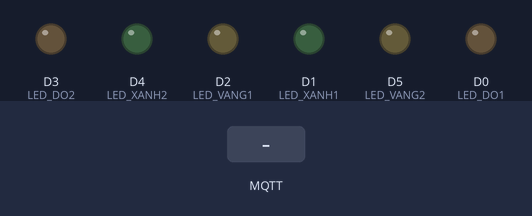
Simulated run of this sketch. Board: ESP8266 (NodeMCU). Shown: output pins drawn as LEDs (lit = HIGH). The test bench sets the inputs (shaded band). WiFi joins after 1.5 s; servers stay silent unless stated; the local clock reads 2024-03-15 10:24:30 at power-on unless the sketch sets it; no MQTT or app messages arrive unless stated; what the sketch prints to the serial monitor is not drawn.

Above: at 0.1 s.
At 4.2 s:
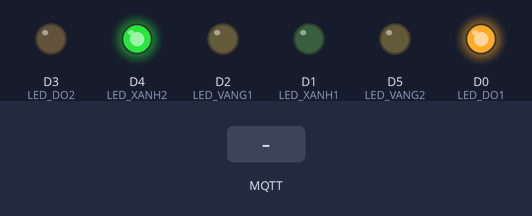
4.3 s: MQTT message "\"" arrives on the first subscribed topic
Timing chart, 0 to 7.3 s (numbered marks = the images above; inputs shaded):
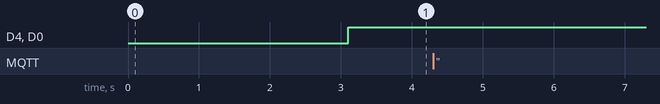

The sketch:

AIoT_esp8266.ino
```cpp
#include <ESP8266WiFi.h>
#include <WiFiClientSecure.h>
#include <PubSubClient.h>
#include <ArduinoJson.h>
#include <time.h>
#include "secrets.h"
#include "string.h"

const int LED_DO1 = D0;
const int LED_XANH1 = D1;
const int LED_VANG1 = D2;
const int LED_DO2 = D3;
const int LED_XANH2 = D4;
const int LED_VANG2 = D5;
int s = 30000;
int sensor,j,k,m,d,x,y;
float h ;
float t;
unsigned long lastMillis = 0;
unsigned long previousMillis = 0;
const long interval = 1000;
char a[50], b[50], c[50];
int dem, chukiden =0;

#define AWS_IOT_PUBLISH_TOPIC   "esp8266/pub"
#define AWS_IOT_SUBSCRIBE_TOPIC "esp8266/sub"

WiFiClientSecure net;

BearSSL::X509List cert(cacert);
BearSSL::X509List client_crt(client_cert);
BearSSL::PrivateKey key(privkey);

PubSubClient client(net);

time_t now;
time_t nowish = 1510592825;


void NTPConnect(void)
{
  Serial.print("Setting time using SNTP");
  configTime(TIME_ZONE * 3600, 0 * 3600, "pool.ntp.org", "time.nist.gov");
  now = time(nullptr);
  while (now < nowish)
  {
    delay(500);
    Serial.print(".");
    now = time(nullptr);
  }
  Serial.println("done!");
  struct tm timeinfo;
  gmtime_r(&now, &timeinfo);
  Serial.print("Current time: ");
  Serial.print(asctime(&timeinfo));
}


void messageReceived(char *topic, byte *payload, unsigned int length)
{
  int check = 1;
 j = 0;  k= 0 ; d = 1;
 // nhan chuoi
  for (int i = 0; i < length; i++)
  {
    a[i] = (char)payload[i];
  //  Serial.print(a[i]);
  }
  // tach chuoi
  for (int i=0 ; i<length ; i++)
  {
    if (a[i] >='a' && a[i]<= 'z')
    {
        b[j] = a[i];
  //      Serial.print(b[j]);
        j++;
    }
    if (a[i] >='0' && a[i]<= '9' && a[i-1] == '"')
    {
        k = 0;
        m = i;
        while (a[m] != '"')
        {
          k = k*10 + (a[m] - '0');
          m++;
        }
        if (i<10) x = k;
        else y=k;
    }
  }

  Serial.print(dem);
  Serial.print(x);
  Serial.print(y);
  if (chukiden % 4 == 0)
    {
      Serial.println("do1 xanh2");
    }
    if (chukiden % 4 == 1)
    {
      Serial.println("do1 vang2");
    }
    if (chukiden % 4 == 2)
    {
      Serial.println("xanh1 do2");
    }
    if (chukiden % 4 == 3)
    {
      Serial.println("vang1 do2");
    }
  if (chukiden % 2 == 0)
  {
    dem++;
    if (dem < 4)
      {
        delay(5000);
      }
    if (dem >= 4)
    {
      if (chukiden % 4 == 0 && y>x)
      {
        delay(5000);
      }
      else if ((chukiden-2) % 4 == 0 && x>y)
      {
        delay(5000);
      }
      else
      {
        check = 0;
      }
    }
      if (check == 0 || dem == 10)
      {
        dem = 0;
        chukiden++;
      }
  }
  else
  {
    delay(5000);
    chukiden++;
  }


  // so sánh để tăng time
  // if (k>h)
  //   s = s + 5000;
  // else
  //   s = s - 5000;
  //Serial.print(k);
  //Serial.println();
}


void connectAWS()
{
  delay(1000);
  WiFi.mode(WIFI_STA);
  WiFi.begin(WIFI_SSID, WIFI_PASSWORD);

  Serial.println(String("Attempting to connect to SSID: ") + String(WIFI_SSID));

  while (WiFi.status() != WL_CONNECTED)
  {
    Serial.print(".");
    delay(1000);
  }

  NTPConnect();

  net.setTrustAnchors(&cert);
  net.setClientRSACert(&client_crt, &key);

  client.setServer(MQTT_HOST, 8883);
  client.setCallback(messageReceived);


  Serial.println("Connecting to AWS IOT");

  while (!client.connect(THINGNAME))
  {
    Serial.print(".");
    delay(1000);
  }

  if (!client.connected()) {
    Serial.println("AWS IoT Timeout!");
    return;
  }
  // Subscribe to a topic
  client.subscribe(AWS_IOT_SUBSCRIBE_TOPIC);

  Serial.println("AWS IoT Connected!");
}


void publishMessage(int sensor)
{
  StaticJsonDocument<200> doc;
  doc["id"] = String(1);
  doc["time"] = String(millis());
  doc["sensor"] = String(sensor);
  char jsonBuffer[512];
  serializeJson(doc, jsonBuffer); // print to client

  client.publish(AWS_IOT_PUBLISH_TOPIC, jsonBuffer);
}


void setup()
{
  Serial.begin(115200);
  pinMode(LED_DO1 , OUTPUT);
  pinMode(LED_VANG1 , OUTPUT);
  pinMode(LED_XANH1 , OUTPUT);
  pinMode(LED_DO2 , OUTPUT);
  pinMode(LED_XANH2 , OUTPUT);
  pinMode(LED_VANG2 , OUTPUT);
  digitalWrite(LED_DO1, LOW);
  digitalWrite(LED_VANG1, LOW);
  digitalWrite(LED_XANH1, LOW);
  digitalWrite(LED_DO2, LOW);
  digitalWrite(LED_VANG2, LOW);
  digitalWrite(LED_XANH2, LOW);
  connectAWS();
}

void led()
{

}

void loop()
{
  h = 5;
  t = 10;
  //int sensor = digitalRead(PIND0);
  if (isnan(h) || isnan(t) )  // Check if any reads failed and exit early (to try again).
  {
    Serial.println(F("Failed to read from sensor!"));
    return;
  }

  //Serial.print(F("sensor : "));
  //Serial.println(sensor);
  delay(50);

  now = time(nullptr);

  if (!client.connected())
  {
    connectAWS();
  }
  else
  {
    if (chukiden % 4 == 0)
    {
      digitalWrite(LED_VANG1, LOW);
      digitalWrite(LED_DO2, LOW);
      digitalWrite(LED_DO1, HIGH);
      digitalWrite(LED_XANH2, HIGH);
    }
    if (chukiden % 4 == 1)
    {
      digitalWrite(LED_XANH2, LOW);
      digitalWrite(LED_VANG2, HIGH);
    }
    if (chukiden % 4 == 2)
    {
      digitalWrite(LED_VANG2, LOW);
      digitalWrite(LED_DO1, LOW);
      digitalWrite(LED_DO2, HIGH);
      digitalWrite(LED_XANH1, HIGH);
    }
    if (chukiden % 4 == 3)
    {
      digitalWrite(LED_VANG1, HIGH);
      digitalWrite(LED_XANH1, LOW);
    }
    client.loop();
  }

}
```

Secrets.h
```cpp
#include <pgmspace.h>

#define SECRET

const char WIFI_SSID[] = "Ớ___KIMOCHI";               //TAMIM2.4G
const char WIFI_PASSWORD[] = "emmetemsuongchua";           //0544287380

#define THINGNAME "ESP8266"

int8_t TIME_ZONE = -5; //NYC(USA): -5 UTC

const char MQTT_HOST[] = "a2b5fvitucnvrx-ats.iot.ap-southeast-1.amazonaws.com";


static const char cacert[] PROGMEM = R"EOF(
-----BEGIN CERTIFICATE-----
MIIDQTCCAimgAwIBAgITBmyfz5m/jAo54vB4ikPmljZbyjANBgkqhkiG9w0BAQsF
ADA5MQswCQYDVQQGEwJVUzEPMA0GA1UEChMGQW1hem9uMRkwFwYDVQQDExBBbWF6
b24gUm9vdCBDQSAxMB4XDTE1MDUyNjAwMDAwMFoXDTM4MDExNzAwMDAwMFowOTEL
MAkGA1UEBhMCVVMxDzANBgNVBAoTBkFtYXpvbjEZMBcGA1UEAxMQQW1hem9uIFJv
b3QgQ0EgMTCCASIwDQYJKoZIhvcNAQEBBQADggEPADCCAQoCggEBALJ4gHHKeNXj
ca9HgFB0fW7Y14h29Jlo91ghYPl0hAEvrAIthtOgQ3pOsqTQNroBvo3bSMgHFzZM
9O6II8c+6zf1tRn4SWiw3te5djgdYZ6k/oI2peVKVuRF4fn9tBb6dNqcmzU5L/qw
IFAGbHrQgLKm+a/sRxmPUDgH3KKHOVj4utWp+UhnMJbulHheb4mjUcAwhmahRWa6
VOujw5H5SNz/0egwLX0tdHA114gk957EWW67c4cX8jJGKLhD+rcdqsq08p8kDi1L
93FcXmn/6pUCyziKrlA4b9v7LWIbxcceVOF34GfID5yHI9Y/QCB/IIDEgEw+OyQm
jgSubJrIqg0CAwEAAaNCMEAwDwYDVR0TAQH/BAUwAwEB/zAOBgNVHQ8BAf8EBAMC
AYYwHQYDVR0OBBYEFIQYzIU07LwMlJQuCFmcx7IQTgoIMA0GCSqGSIb3DQEBCwUA
A4IBAQCY8jdaQZChGsV2USggNiMOruYou6r4lK5IpDB/G/wkjUu0yKGX9rbxenDI
U5PMCCjjmCXPI6T53iHTfIUJrU6adTrCC2qJeHZERxhlbI1Bjjt/msv0tadQ1wUs
N+gDS63pYaACbvXy8MWy7Vu33PqUXHeeE6V/Uq2V8viTO96LXFvKWlJbYK8U90vv
o/ufQJVtMVT8QtPHRh8jrdkPSHCa2XV4cdFyQzR1bldZwgJcJmApzyMZFo6IQ6XU
5MsI+yMRQ+hDKXJioaldXgjUkK642M4UwtBV8ob2xJNDd2ZhwLnoQdeXeGADbkpy
rqXRfboQnoZsG4q5WTP468SQvvG5
-----END CERTIFICATE-----
)EOF";


// Copy contents from XXXXXXXX-certificate.pem.crt here ▼
static const char client_cert[] PROGMEM = R"KEY(
-----BEGIN CERTIFICATE-----
MIIDWjCCAkKgAwIBAgIVAKLRTIgGzwZIPH0Wo6qqR8d4G3vhMA0GCSqGSIb3DQEB
CwUAME0xSzBJBgNVBAsMQkFtYXpvbiBXZWIgU2VydmljZXMgTz1BbWF6b24uY29t
IEluYy4gTD1TZWF0dGxlIFNUPVdhc2hpbmd0b24gQz1VUzAeFw0yMzA0MDYxNTIx
NDFaFw00OTEyMzEyMzU5NTlaMB4xHDAaBgNVBAMME0FXUyBJb1QgQ2VydGlmaWNh
dGUwggEiMA0GCSqGSIb3DQEBAQUAA4IBDwAwggEKAoIBAQDlc5R+h6xM5jyzmk17
dfrxBl8ahJ30J8S+P9U/Maubo044Re+EjEpwJMfDWn7jVaCV8m57rjC5GuZ11M1v
GRwB5xnlLlwD1VtK0hznYc0IQ99gOfGpFTCzzBKZ9tjnjmIon4T3SLOaqAz4efsk
JN6cqsxAE7s745boL4cGmtb52efYxfLCXM0KQGSZSP2NcmsEGhEj12rAvgmIHSzH
64Vt07z/P6+qoCs2KH8j6ifLELiYtM54bOOlsH1A5kaPP9D/j9Jnxdh3ypsBS16e
8pAgFnxjgIvOsb151hd3+Lhtr9hvdJvhNibG6HtQk26Jb5Vq5O+yxBhthMeGFr3b
3EYLAgMBAAGjYDBeMB8GA1UdIwQYMBaAFG18Y6rvn/dF/2R0BHcVaXKdRncIMB0G
A1UdDgQWBBRSXkkcsAdcN37+MS5yyvQVmPpnADAMBgNVHRMBAf8EAjAAMA4GA1Ud
DwEB/wQEAwIHgDANBgkqhkiG9w0BAQsFAAOCAQEASx9X3kcgJHKcq7gc40gxc/eQ
rYhH0Kr52ljevpxUeDbnqtGEAyBfB6yGe01U3TICDrUPco/PyzVJMcoctSS7zGk3
u5miRTr/VSSslo9Oe2DN5yDKcE+qjQHKmE1IHGROUrKLJbv9KSY6GcEx7L35J/qP
9hX8EZJTPM8WXcgt06BaCk+YGITAGrdcZ9nZclJtVcfws2ddBDuP+zqDbsXCdd2c
Yw9vtkfiauoH0X04Sw3F72HqHtuLGYLvLrQBtqsIxWogtt1qBuC/g2OhG6bEIGpX
bpg8+rFq9IZlT0v2BQmFPB6Cx0sBG9rMt8zn/P0LXt9NaDOwy0IVy9fOM/38Bw==
-----END CERTIFICATE-----

)KEY";


// Copy contents from  XXXXXXXX-private.pem.key here ▼
static const char privkey[] PROGMEM = R"KEY(
-----BEGIN RSA PRIVATE KEY-----
MIIEowIBAAKCAQEA5XOUfoesTOY8s5pNe3X68QZfGoSd9CfEvj/VPzGrm6NOOEXv
hIxKcCTHw1p+41WglfJue64wuRrmddTNbxkcAecZ5S5cA9VbStIc52HNCEPfYDnx
qRUws8wSmfbY545iKJ+E90izmqgM+Hn7JCTenKrMQBO7O+OW6C+HBprW+dnn2MXy
wlzNCkBkmUj9jXJrBBoRI9dqwL4JiB0sx+uFbdO8/z+vqqArNih/I+onyxC4mLTO
eGzjpbB9QOZGjz/Q/4/SZ8XYd8qbAUtenvKQIBZ8Y4CLzrG9edYXd/i4ba/Yb3Sb
4TYmxuh7UJNuiW+VauTvssQYbYTHhha929xGCwIDAQABAoIBAQDMLVOAXJ6YN3Dg
qXg1WsEY5YCPil88On86hHbwKvT4JBOgw6rlmilLLY+NaOPsy++APyDNci3tKeDW
Da1ZJVDk6I8Ef4Jl7t+z7tDFnSPkLPGDIUzIFxEljX0oAJ73Pp5eY8Tgf5NDFjOk
kHdIrH5jjyD+DBDatCU/K7vNxs9xuCTUsl7dS6XE23Fcx51qBFm0e6Dl5/T3bAaT
FJoC5QDvdjw0hr4lsR2mrnIvaQtHHgapIi2LdX6vs2SRA9O2I/fLH1+4JhGfijWQ
KGA7q2Q3IVXsMc2jz5qcNaTDKTSWRYqupCtUBbsgfzzxnvcyxKIub38e+IEJspLm
iqdwI6TxAoGBAPWyqAEVBodrEdU2AmEIMJJHyaysk/6qrtacjIT5JN5AlDN4Atzc
+/Rl/rzJGp71RqWQMl19xDbhPK8kAnqniy3e+qmlLoguddA/ouvmworQv+aQ4gle
L1Uupdz4cZC2Wjvk9vqpLl8PPek1NzGgnWEvkdCrI/5r7OzNlAoy9ReXAoGBAO8S
iJTIf5VYhQBp2OuLxckRxHEi/FTHilbpO7xhU6/XC+FhghTiYbrvnFYEViNVzjpe
biqmB3mIt3VZzweofrbQloQuwTyLDg9XBedWM6frrQXpe2j2lW48+2y0TSaBwvtQ
eO7R0LyaBne6yWgkAQ5IQhvMAXuz/Ar3u7uywfOtAoGAMkcb8BTAYEe9v3as5/RI
FDcSgv5RzqRY4NvqOW/OZpiqexnM5Ctod6vDhBhXFT419b1bQRxyYZSX2XMx+q18
Yqelfb+qlP2E6FeNXF69YrCzBFiTmL0oTHMeR+ijPKzELEt/au3h6lvxHF7ia4pl
ijS0zxGmbPLi6dZru+aPlwMCgYAJYPXAuHjg1/8nu/9Jhks1DyBgu9mgTc+shyvT
wRGyZUJPDi83OIZS+hFtAnCKpFQZ0BiMTcUfTHC+Bs7rYv3NmDM/bkIgaOgdS/Gs
WKJgJQu9nqI7xOip0XSfmBcquo52o3qLC+ofa/9y9P3vuvHbqJQHWSJ5wt7RY1SX
EXUwZQKBgCiatrpKlIF9RGcQ4yAUhJWihkODe4TDKAG66maK0sh42wt+WZeIWsk3
xsXE0qrVoXj3qAGD6OQwtU9pHMRfgfiAhOMSDIxo9wAeiSDb936A0nffiLZxXTYA
5NMmhHdzzt32p3kZreuUeU3Me9zbYKA8cDSpS5lPAtnGV6XwvdGI
-----END RSA PRIVATE KEY-----

)KEY";
```

Measured:
- after the input at 4.3 s, every drawn part: stays the same
